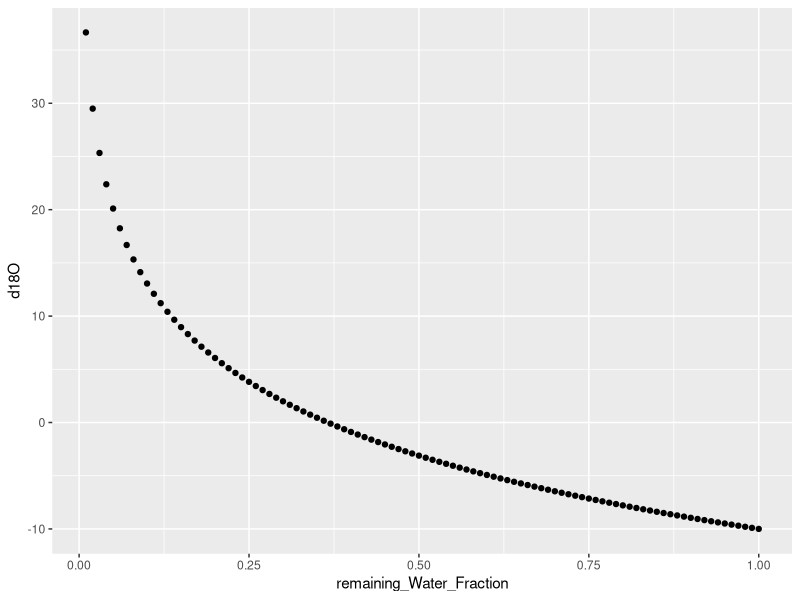

The R source for this figure:
## ---- chunk 1
library(tidyverse)

# session info
data <- tibble(
  `d18O_0` = seq(-10,30,10),
  alpha = 0.990,
)

#Adding column for calculated term
data <- data %>%
  mutate(d18O_50 = (d18O_0 + 1000)*(0.5^(alpha-1))-1000)

#Data for plotting at one start value of d180
plot_Data_Neg_ten <- tibble(
  remaining_Water_Fraction = rev(seq(0.01,1,0.01)),
  alpha = 0.990
)

#Adding column for calculated term
plot_Data_Neg_ten <- plot_Data_Neg_ten %>%
  mutate(d18O = (-10 + 1000)*(remaining_Water_Fraction^(alpha-1))-1000)
## ---- chunk 2
library(ggplot2)
theplot <- ggplot(plot_Data_Neg_ten, aes(x = remaining_Water_Fraction,y = d18O)) + 
  geom_point(aes(x = remaining_Water_Fraction,y = d18O))

plot(theplot)
